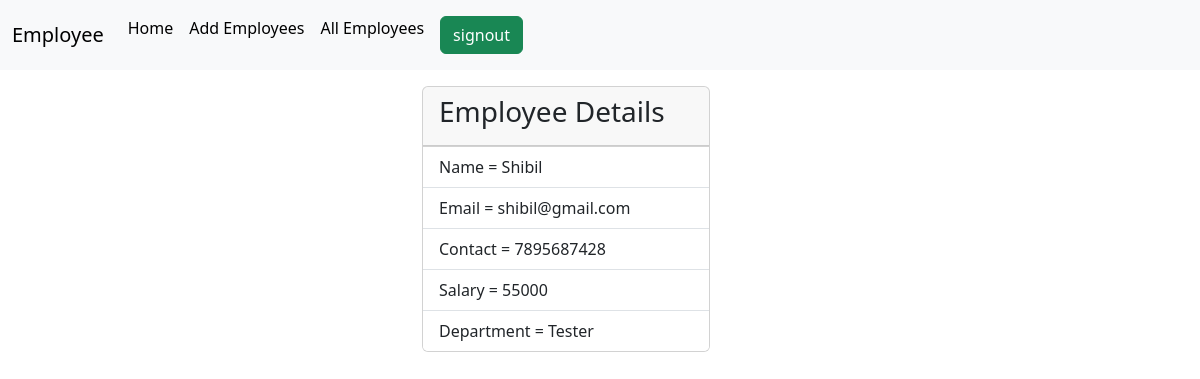
/employees/2, run on the app's committed database.
### crm/models.py (models this page shows, shortened)
class Employees(models.Model):
    name=models.CharField(max_length=200)
    department=models.CharField(max_length=200)
    salary=models.PositiveIntegerField()
    email=models.EmailField(unique=True)
    age=models.IntegerField()
    contact=models.CharField(null=True,max_length=200)
    profile_pic=models.ImageField(upload_to="image",null=True)

### crm/views.py (the view)
# urls.py: path("employees/<int:pk>",views.EmployeeDetailView.as_view(),name="emp-detail"),
class EmployeeDetailView(View):
    def get(self,request,*args,**kwargs):
        id=kwargs.get("pk")
        qs=Employees.objects.get(id=id)
        return render(request,"emp_detail.html",{"data":qs})

### crm/templates/emp_detail.html (shortened to what this page needs)
{%extends 'base.html'%}
{%block body_block%}
<div class="container">
    <div class="row">
        <div class="col-4"></div>
        <div class="col-4 mt-3">
            <div class="card" style="width: 18rem;">
                <div class="card-header">
                  <h3>Employee Details</h3>
                </div>
                <ul class="list-group list-group-flush">
                  <li class="list-group-item">Name = {{data.name}}</li>
                  <li class="list-group-item">Email = {{data.email}}</li>
                  <li class="list-group-item">Contact = {{data.contact}}</li>
                  <li class="list-group-item">Salary = {{data.salary}}</li>
                  <li class="list-group-item">Department = {{data.department}}</li>
                </ul>
            </div>
        </div>
        <div class="col-4"></div>
    </div>
   </div>
{%endblock%}

### data on the page
Employees: name "Shibil", email "shibil@gmail.com", contact "7895687428", salary "55000", department "Tester"
